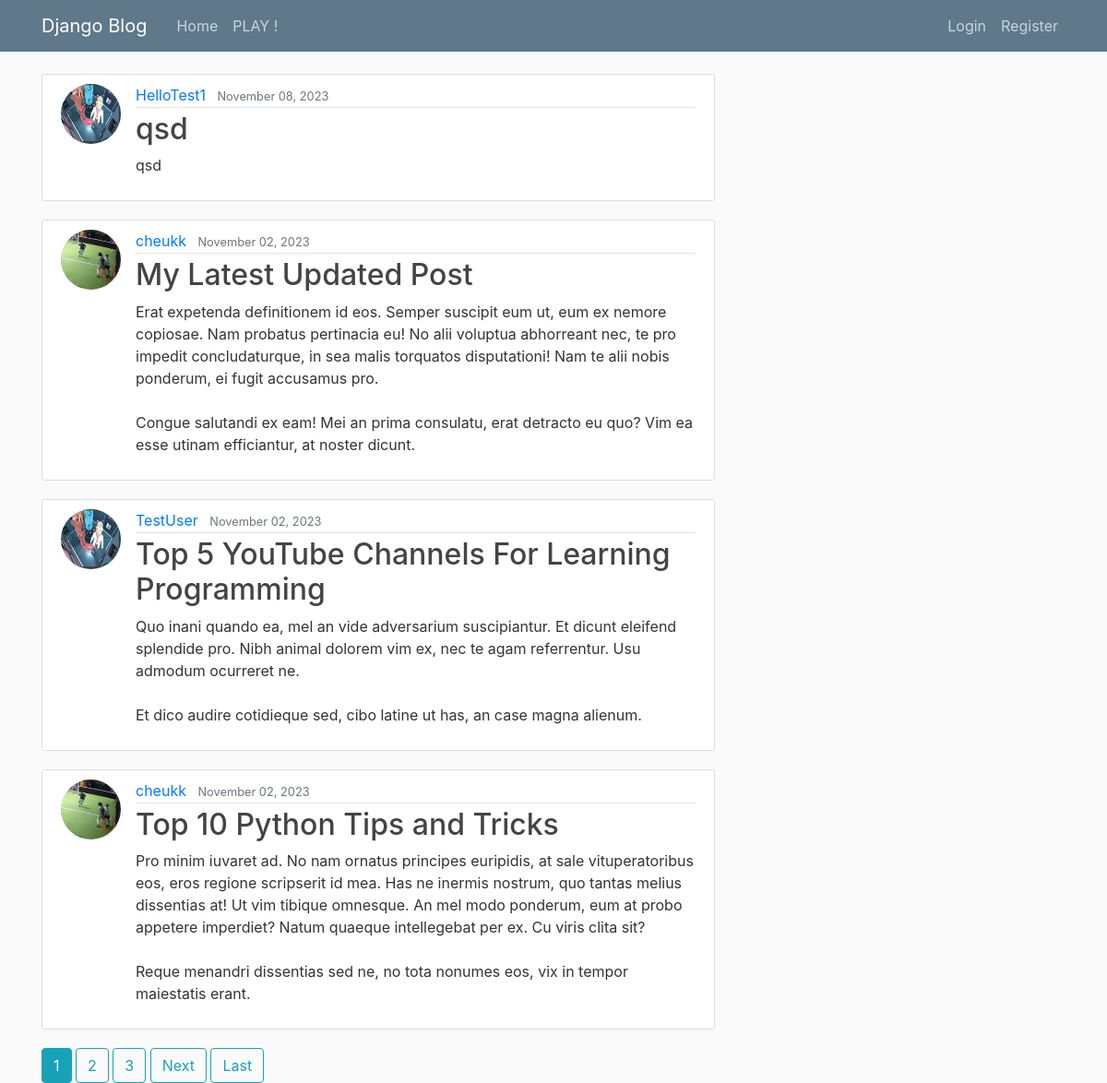
The page / on the database its author committed.
### blog/models.py (models this page shows, shortened)
class Post(models.Model):
    title = models.CharField(max_length=100)
    content = models.TextField()
    date_posted = models.DateTimeField(default=timezone.now)
    author = models.ForeignKey(User, on_delete=models.CASCADE)

### users/models.py (models this page shows, shortened)
class Profile(models.Model):
    user = models.OneToOneField(User, on_delete=models.CASCADE)
    image = models.ImageField(default='default.png', upload_to='profile_pics')
    symbol = models.CharField(max_length=1, default='X')

### blog/views.py (the view)
# urls.py: path('', PostListView.as_view(), name='blog-home'),
class PostListView(ListView):
    model = Post
    template_name = 'blog/home.html'
    context_object_name = 'posts'
    ordering = ['-date_posted']
    paginate_by = 4

### blog/templates/blog/home.html (shortened to what this page needs)
{% extends "blog/base.html" %}
{% block content %}
    {% for post in posts %}
        <article class="media content-section">
            <img class="rounded-circle article-img" src="{{ post.author.profile.image.url }}">
            <div class="media-body">
                <div class="article-metadata">
                    <a class="mr-2" href="{% url 'user-posts' post.author.username %}">{{ post.author }}</a>
                    <small class="text-muted">{{ post.date_posted|date:"F d, Y" }}</small>
                </div>
                <h2><a class="article-title" href="{% url 'post-detail' post.id %}">{{ post.title }}</a></h2>
                <p class="article-content">{{ post.content }}</p>
            </div>
        </article>
    {% endfor %}
    {% if is_paginated %}
        {% for num in page_obj.paginator.page_range %}
            {% if page_obj.number == num %}
                <a class="btn btn-info" href="?page={{ num }}">{{ num }}</a>
            {% elif num > page_obj.number|add:'-3' and num < page_obj.number|add:'3' %}
                <a class="btn btn-outline-info" href="?page={{ num }}">{{ num }}</a>
            {% endif %}
        {% endfor %}
        {% if page_obj.has_next %}
            <a class="btn btn-outline-info" href="?page={{ page_obj.next_page_number }}">Next</a>
            <a class="btn btn-outline-info" href="?page={{ page_obj.paginator.num_pages }}">Last</a>
        {% endif %}
    {% endif %}
{% endblock content %}

### blog/static/blog/main.css (style rules this page uses)
body { background: #fafafa; color: #333333; margin-top: 5rem; }
h1, h2, h3, h4, h5, h6 { color: #444444; }
.content-section { background: #ffffff; padding: 10px 20px; border: 1px solid #dddddd; border-radius: 3px; margin-bottom: 20px; }
.article-title { color: #444444; }
.article-content { white-space: pre-line; }
.article-img { height: 65px; width: 65px; margin-right: 16px; }
.article-metadata { padding-bottom: 1px; margin-bottom: 4px; border-bottom: 1px solid #e3e3e3 }

### rows shown on the page
Post: author.profile.image (placeholder picture), author "HelloTest1", date_posted "November 08, 2023", title "qsd", content "qsd"
Post: author.profile.image (picture), author "cheukk", date_posted "November 02, 2023", title "My Latest Updated Post", content "Erat expetenda definitionem id eos. Semper suscipit eum ut, eum ex nemore copiosae. Nam probatus pertinacia eu! No alii voluptua abhorreant nec, te pro impedit concludaturque, in sea malis torquatos disputationi! Nam te alii nobis ponderum, ei fugit accusamus pro. Congue salutandi ex eam! Mei an prima consulatu, erat detracto eu quo? Vim ea esse utinam efficiantur, at noster dicunt."
Post: author.profile.image (placeholder picture), author "TestUser", date_posted "November 02, 2023", title "Top 5 YouTube Channels For Learning Programming", content "Quo inani quando ea, mel an vide adversarium suscipiantur. Et dicunt eleifend splendide pro. Nibh animal dolorem vim ex, nec te agam referrentur. Usu admodum ocurreret ne. Et dico audire cotidieque sed, cibo latine ut has, an case magna alienum."
Post: author.profile.image (picture), author "cheukk", date_posted "November 02, 2023", title "Top 10 Python Tips and Tricks", content "Pro minim iuvaret ad. No nam ornatus principes euripidis, at sale vituperatoribus eos, eros regione scripserit id mea. Has ne inermis nostrum, quo tantas melius dissentias at! Ut vim tibique omnesque. An mel modo ponderum, eum at probo appetere imperdiet? Natum quaeque intellegebat per ex. Cu viris clita sit? Reque menandri dissentias sed ne, no tota nonumes eos, vix in tempor maiestatis erant."

### other values the page prints
{{ num }} "1"
{{ num }} "2" "3"
